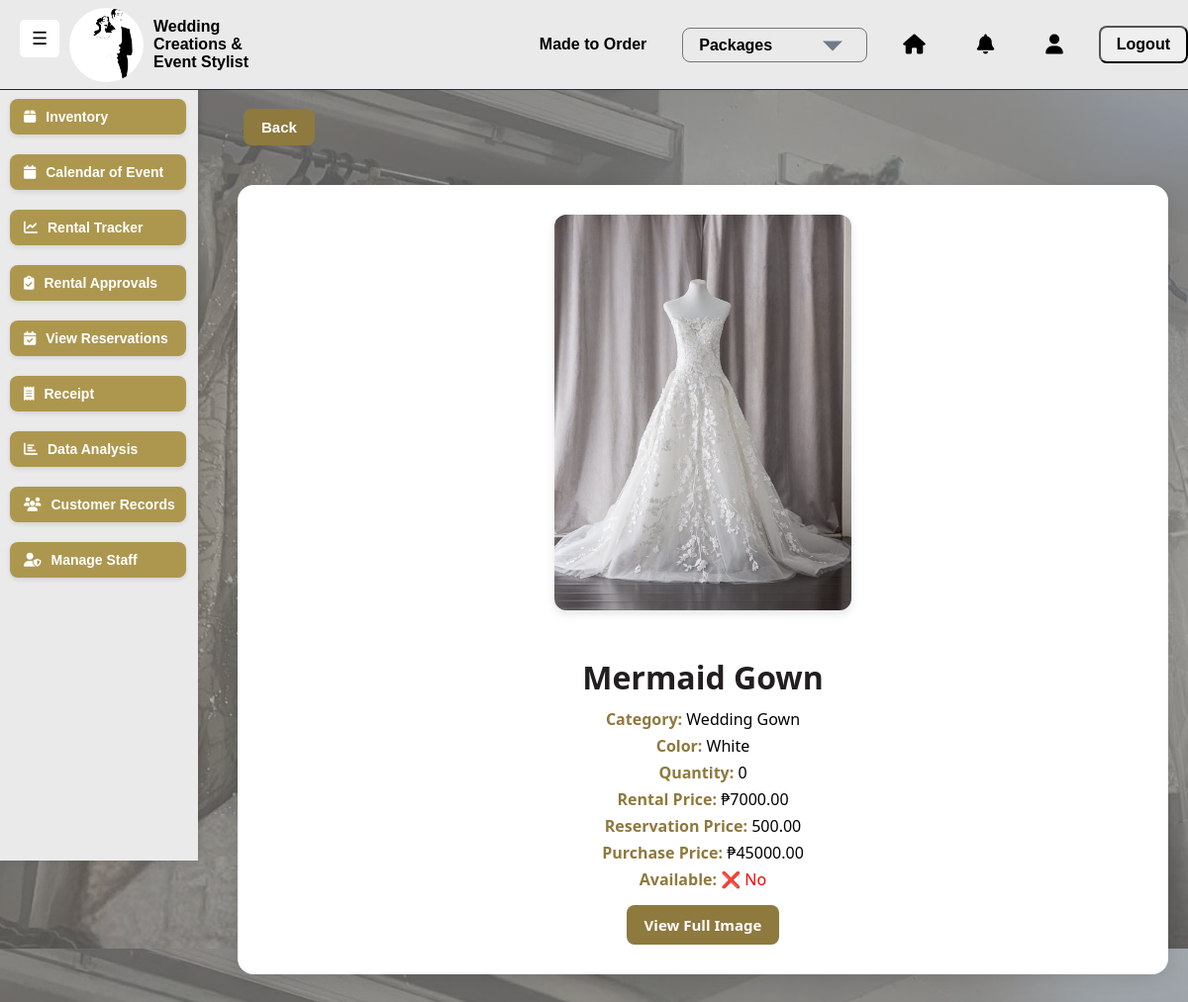
Page /inventory/1/ (signed in) on the earlier database version.
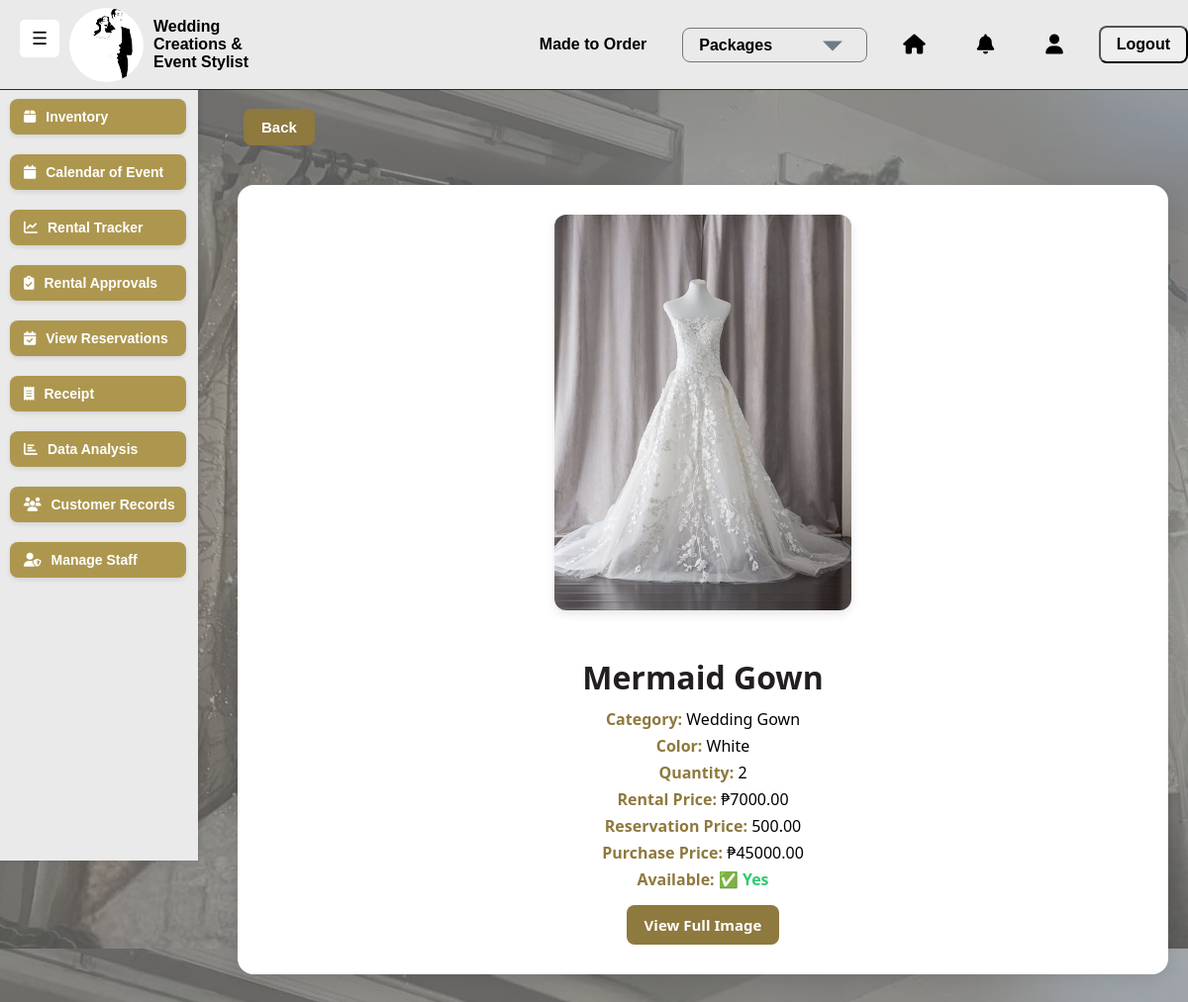
Same page on the later database version.
### saritasapp/models.py (models this page shows, shortened)
class Inventory(models.Model):
    name = models.CharField(max_length=255)
    category = models.ForeignKey(Category, on_delete=models.CASCADE, related_name="items")
    color = models.ForeignKey(Color, null=True, blank=True, on_delete=models.SET_NULL, related_name="inventory_items")
    size = models.ForeignKey(Size, null=True, blank=True, on_delete=models.SET_NULL, related_name="inventory_items")
    quantity = models.IntegerField(default=0)
    rental_price = models.DecimalField(max_digits=10, decimal_places=2)
    reservation_price = models.DecimalField(max_digits=10, decimal_places=2, null=True, blank=True)
    purchase_price = models.DecimalField(max_digits=10, decimal_places=2, null=True, blank=True)
    available = models.BooleanField(default=True)
    image = models.ImageField(upload_to="inventory/", null=True, blank=True)

class Category(models.Model):
    name = models.CharField(max_length=255, unique=True)
    description = models.TextField(blank=True)

class Color(models.Model):
    name = models.CharField(max_length=50, unique=True)
    def __str__(self):
        return self.name

### saritasapp/views.py (the view)
# urls.py: path('inventory/<int:item_id>/', views.view_item, name='view_inventory'),
@login_required
def view_item(request, item_id):
    item = get_object_or_404(Inventory, id=item_id)
    return render(request, 'saritasapp/view_item.html', {'item': item})

### saritasapp/templates/saritasapp/view_item.html (shortened to what this page needs)
{% extends "saritasapp/base.html" %}
{% load static %}
{% block extra_css %}
    <link rel="stylesheet" href="{% static 'css/view_inventory.css' %}">
{% endblock %}
{% block content %}
<a href="{% url 'saritasapp:inventory_list' %}" class="btn btn-primary">Back</a>
<div class="inventory-container">
    <img src="{% if item.image %}{{ item.image.url }}{% else %}https://via.placeholder.com/300{% endif %}"
         alt="{{ item.name }}"
         class="inventory-image"
         onclick="openModal()" />
    <div class="inventory-details">
        <h1>{{ item.name }}</h1>
        <p><strong>Category:</strong> {{ item.category.name }}</p>
        <p><strong>Color:</strong> {{ item.color }}</p>
        <p><strong>Quantity:</strong> {{ item.quantity }}</p>
        <p><strong>Rental Price:</strong> ₱{{ item.rental_price }}</p>
        <p><strong>Reservation Price:</strong> {{ item.reservation_price }}</p>
        <p><strong>Purchase Price:</strong>
            {% if item.purchase_price %}₱{{ item.purchase_price }}{% else %}N/A{% endif %}
        </p>
        <p><strong>Available:</strong>
            {% if item.available %}
                <span class="available-status">✅ Yes</span>
            {% else %}
                <span style="color: red;">❌ No</span>
            {% endif %}
        </p>
        {% if item.image %}
            <a href="{{ item.image.url }}" target="_blank" class="btn btn-primary">View Full Image</a>
        {% endif %}
    </div>
</div>
{% endblock %}

Differences in the rows shown:
changed Inventory "Mermaid Gown": quantity "0" → "2"; available False → True (drawn)
Other differences:
text no longer shown: "❌ No"
text now shown: "✅ Yes"
